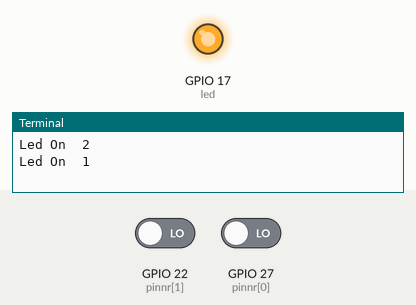
This program was run on a simulated Raspberry Pi (BCM pin numbers). Parts: output pins drawn as LEDs (lit = HIGH), the last lines printed to the terminal. The test bench sets the inputs (shaded band); at power-on: GPIO 22 (pinnr[1]) LOW, GPIO 27 (pinnr[0]) LOW. Random numbers come from a fixed seed.

Above: at 5.0 s.
5.1 s: GPIO 22 (pinnr[1]) driven HIGH
At 5.8 s:
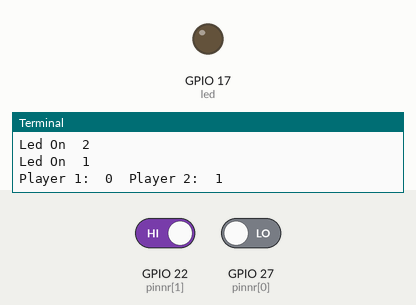
Timing chart, 0 to 8.1 s (numbered marks = the images above; inputs shaded):
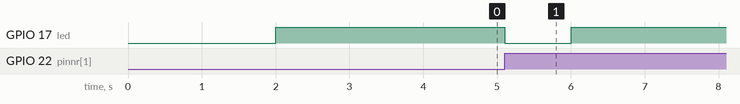

The program:

her5.py
```python
import RPi.GPIO as GPIO
import random
import time

led=17
pinnr=[27,22]
counterplayer1=0
counterplayer2=0

GPIO.setmode(GPIO.BCM)
GPIO.setup(pinnr,GPIO.IN)
GPIO.setup(led,GPIO.OUT)

#GPIO.remove_event_detect(pinnr[0])
#GPIO.remove_event_detect(pinnr[1])

pressed=False
def lol(channel):
	global counterplayer1
	global counterplayer2
	if GPIO.input(led):
		if channel == pinnr[0]:
			counterplayer1+=1
		elif channel == pinnr[1]:
			counterplayer2+=1
		GPIO.output(led,False)
		pressed=True
		print("Player 1: ",counterplayer1," Player 2: ",counterplayer2)

GPIO.add_event_detect(pinnr[0],GPIO.RISING,callback=lol,bouncetime=300)
GPIO.add_event_detect(pinnr[1],GPIO.RISING,callback=lol,bouncetime=300)

while not pressed:
	r = random.randint(1,4)
	time.sleep(r)
	GPIO.output(led,True)
	print("Led On ", r)
	if counterplayer1 >= 10 or counterplayer2 >= 10:
		pressed=True

if counterplayer1 > counterplayer2:
	print("Player 1 wins")
elif counterplayer1 == counterplayer2:
	print("Gelijkspel")
else :
	print("Player 2 wins")
```

Measured:
- after the input at 5.1 s, GPIO 17 (led): HIGH → LOW at once, → HIGH 0.90 s later
